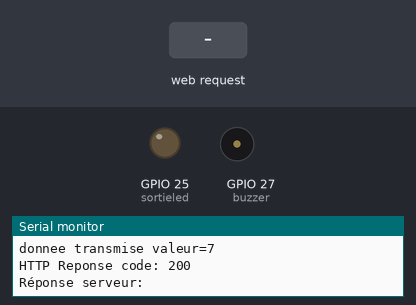
A sketch run on a simulated ESP32. Parts: output pins drawn as LEDs (lit = HIGH), buzzer (waves = sounding), the last lines printed to the serial monitor. Inputs (shaded band) come from the test bench. WiFi joins after 1.5 s; servers stay silent unless stated; uploads are accepted with an empty reply; random numbers use the default seed unless the sketch sets one.

Above: at 2.7 s.
2.8 s: HTTP request GET /led received
At 6.85 s:
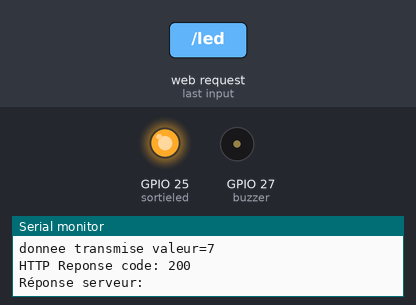
8.6 s: HTTP request GET /son received
At 13.5 s:
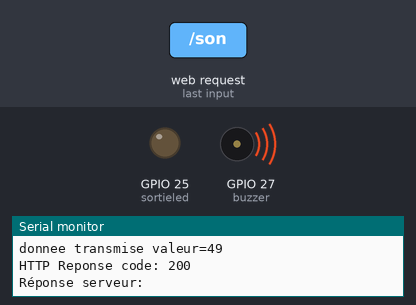
Timing chart, 0 to 16.0 s (numbered marks = the images above; inputs shaded):
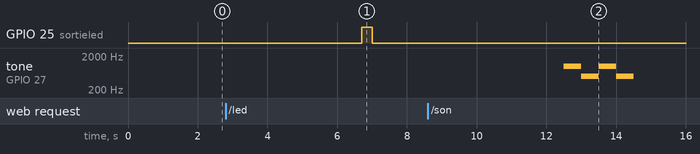

The sketch:

ESP32.ino
```cpp
#include <WiFi.h>
#include <WebServer.h>
#include <HTTPClient.h>

const char* ssid = "TPSN035";    // à modifier
const char* password = "BTSSN2022"; // à modifier aussi
const char* serverName = "http://192.168.100.36/btsciel/data.php";

WebServer server(80);

int sortieled = 25;
int buzzer = 27;
int frequence = 3000;

void gestionLED() {
  digitalWrite(sortieled, HIGH);
  delay(300);
  digitalWrite(sortieled, LOW);
  delay(300);
  server.send(200, "text/plain", "LED test");
}

void gestionSON() {
  ledcWriteTone(buzzer, 1000);
  delay(500);
  ledcWriteTone(buzzer, 500);
  delay(500);
  ledcWriteTone(buzzer, 1000);
  delay(500);
  ledcWriteTone(buzzer, 500);
  delay(500);
  ledcWriteTone(buzzer, 0);
  delay(500);
  server.send(200, "text/plain", "Son test");
}

void setup() {

  Serial.begin(115200);

  pinMode(sortieled, OUTPUT);
  ledcAttach(buzzer, frequence, 8);
  WiFi.begin(ssid, password);

  while (WiFi.status() != WL_CONNECTED) {
    delay(500);
  }

  Serial.println(WiFi.localIP());

  server.on("/led", gestionLED);
  server.on("/son", gestionSON);

  server.begin();
}

void loop() {
  server.handleClient();

 if (WiFi.status() == WL_CONNECTED) {
    int valeur = random(0,100);

    HTTPClient http;
    http.begin(serverName);
    http.addHeader("Content-Type", "application/x-www-form-urlencoded");

    String donnee = "valeur=" + String(valeur);
    Serial.print("donnee transmise ");
    Serial.println(donnee);
    int httpReponse = http.POST(donnee);
    Serial.print("HTTP Reponse code: ");
    Serial.println(httpReponse);
     if (httpReponse > 0) {
      String payload = http.getString();
      Serial.print("Réponse serveur: ");
      Serial.println(payload);
      } else {
        Serial.print("Erreur lors de la requête POST: ");
        Serial.println(http.errorToString(httpReponse).c_str());
      }


    http.end();
  }

  delay(5000);
}
```

Measured:
- after the input at 2.8 s, GPIO 25 (sortieled): LOW → HIGH after 3.9 s, → LOW 0.30 s later
- after the input at 8.6 s, tone on GPIO 27 (buzzer): plays 1000 Hz for 0.50 s, 500 Hz for 0.50 s, 1000 Hz for 0.50 s, 500 Hz for 0.50 s, starting after 3.9 s
